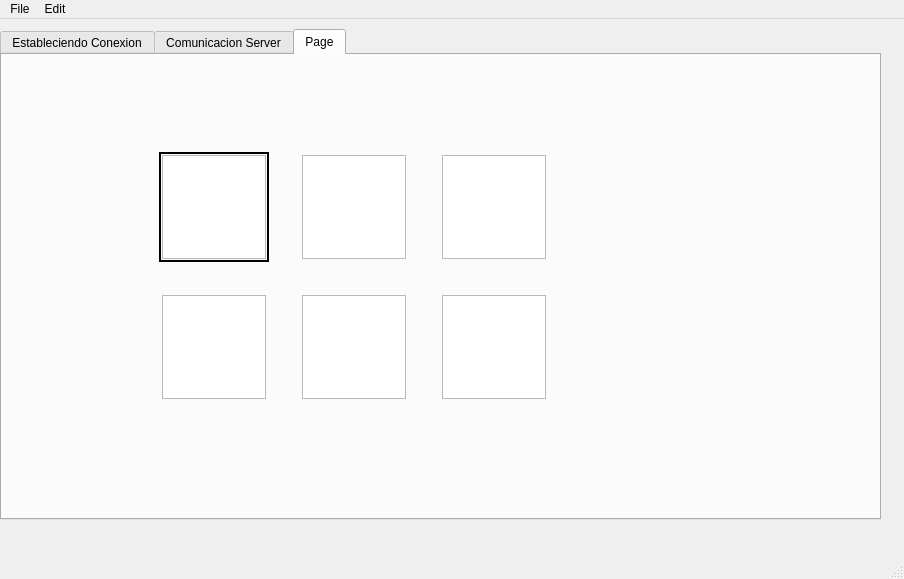
<?xml version="1.0" encoding="UTF-8"?>
<ui version="4.0">
 <class>MainWindow</class>
 <widget class="QMainWindow" name="MainWindow">
  <property name="geometry">
   <rect>
    <x>0</x>
    <y>0</y>
    <width>904</width>
    <height>579</height>
   </rect>
  </property>
  <property name="windowTitle">
   <string>Impresora 2D</string>
  </property>
  <widget class="QWidget" name="centralWidget">
   <widget class="QPushButton" name="pushButton">
    <property name="geometry">
     <rect>
      <x>-200</x>
      <y>200</y>
      <width>75</width>
      <height>23</height>
     </rect>
    </property>
    <property name="text">
     <string>PushButton</string>
    </property>
   </widget>
   <widget class="QTabWidget" name="tabWidget">
    <property name="geometry">
     <rect>
      <x>0</x>
      <y>10</y>
      <width>881</width>
      <height>491</height>
     </rect>
    </property>
    <property name="currentIndex">
     <number>2</number>
    </property>
    <property name="tabBarAutoHide">
     <bool>false</bool>
    </property>
    <widget class="QWidget" name="tab_Conexion">
     <attribute name="title">
      <string>Estableciendo Conexion</string>
     </attribute>
     <widget class="QGroupBox" name="groupBox">
      <property name="geometry">
       <rect>
        <x>60</x>
        <y>30</y>
        <width>331</width>
        <height>131</height>
       </rect>
      </property>
      <property name="sizePolicy">
       <sizepolicy hsizetype="Fixed" vsizetype="Fixed">
        <horstretch>0</horstretch>
        <verstretch>0</verstretch>
       </sizepolicy>
      </property>
      <property name="minimumSize">
       <size>
        <width>300</width>
        <height>0</height>
       </size>
      </property>
      <property name="title">
       <string>Conexión</string>
      </property>
      <layout class="QFormLayout" name="formLayout">
       <property name="fieldGrowthPolicy">
        <enum>QFormLayout::ExpandingFieldsGrow</enum>
       </property>
       <item row="1" column="0">
        <widget class="QLabel" name="label_4">
         <property name="text">
          <string>Puerto Serie</string>
         </property>
        </widget>
       </item>
       <item row="1" column="1">
        <layout class="QHBoxLayout" name="horizontalLayout">
         <item>
          <widget class="QComboBox" name="comboBox_puertos">
           <property name="sizePolicy">
            <sizepolicy hsizetype="Expanding" vsizetype="Fixed">
             <horstretch>0</horstretch>
             <verstretch>0</verstretch>
            </sizepolicy>
           </property>
           <property name="editable">
            <bool>false</bool>
           </property>
          </widget>
         </item>
         <item>
          <widget class="QPushButton" name="button_refresh_ports">
           <property name="toolTip">
            <string>Refrescar puertos</string>
           </property>
           <property name="statusTip">
            <string>Refrescar puertos</string>
           </property>
           <property name="text">
            <string>Actualizar</string>
           </property>
          </widget>
         </item>
        </layout>
       </item>
       <item row="2" column="0">
        <widget class="QLabel" name="label_5">
         <property name="text">
          <string>Estado</string>
         </property>
        </widget>
       </item>
       <item row="2" column="1">
        <widget class="QLineEdit" name="edit_estado">
         <property name="alignment">
          <set>Qt::AlignCenter</set>
         </property>
         <property name="readOnly">
          <bool>true</bool>
         </property>
        </widget>
       </item>
       <item row="3" column="1">
        <widget class="QPushButton" name="button_connect">
         <property name="text">
          <string>Conectar</string>
         </property>
        </widget>
       </item>
      </layout>
     </widget>
    </widget>
    <widget class="QWidget" name="tab_ServerCom">
     <attribute name="title">
      <string>Comunicacion Server</string>
     </attribute>
     <widget class="QPlainTextEdit" name="txtReceive">
      <property name="geometry">
       <rect>
        <x>50</x>
        <y>62</y>
        <width>588</width>
        <height>191</height>
       </rect>
      </property>
      <property name="readOnly">
       <bool>true</bool>
      </property>
     </widget>
     <widget class="QWidget" name="layoutWidget">
      <property name="geometry">
       <rect>
        <x>50</x>
        <y>370</y>
        <width>591</width>
        <height>25</height>
       </rect>
      </property>
      <layout class="QHBoxLayout" name="horizontalLayout_4">
       <item>
        <widget class="QPushButton" name="btnClear">
         <property name="text">
          <string>Clear</string>
         </property>
        </widget>
       </item>
       <item>
        <spacer name="horizontalSpacer">
         <property name="orientation">
          <enum>Qt::Horizontal</enum>
         </property>
         <property name="sizeHint" stdset="0">
          <size>
           <width>40</width>
           <height>20</height>
          </size>
         </property>
        </spacer>
       </item>
       <item>
        <widget class="QPushButton" name="btnSend">
         <property name="enabled">
          <bool>false</bool>
         </property>
         <property name="text">
          <string>Send</string>
         </property>
        </widget>
       </item>
      </layout>
     </widget>
     <widget class="QPlainTextEdit" name="txtSend">
      <property name="geometry">
       <rect>
        <x>50</x>
        <y>260</y>
        <width>588</width>
        <height>101</height>
       </rect>
      </property>
      <property name="maximumSize">
       <size>
        <width>16777215</width>
        <height>150</height>
       </size>
      </property>
     </widget>
     <widget class="QWidget" name="layoutWidget_2">
      <property name="geometry">
       <rect>
        <x>55</x>
        <y>30</y>
        <width>581</width>
        <height>25</height>
       </rect>
      </property>
      <layout class="QHBoxLayout" name="horizontalLayout_5">
       <item>
        <widget class="QLineEdit" name="txtIP">
         <property name="text">
          <string>127.0.0.1</string>
         </property>
        </widget>
       </item>
       <item>
        <widget class="QLineEdit" name="txtPort">
         <property name="text">
          <string>3000</string>
         </property>
        </widget>
       </item>
       <item>
        <widget class="QPushButton" name="btnConnect">
         <property name="text">
          <string>Connect</string>
         </property>
        </widget>
       </item>
       <item>
        <widget class="QPushButton" name="btnListen">
         <property name="text">
          <string>Listen</string>
         </property>
        </widget>
       </item>
      </layout>
     </widget>
    </widget>
    <widget class="QWidget" name="tab">
     <attribute name="title">
      <string>Page</string>
     </attribute>
     <widget class="QGraphicsView" name="graphicsView_3">
      <property name="geometry">
       <rect>
        <x>300</x>
        <y>100</y>
        <width>104</width>
        <height>104</height>
       </rect>
      </property>
      <property name="styleSheet">
       <string notr="true">
background-image: url(:/Imagenes/flechaabajo.png);</string>
      </property>
     </widget>
     <widget class="QGraphicsView" name="graphicsView_4">
      <property name="geometry">
       <rect>
        <x>160</x>
        <y>240</y>
        <width>104</width>
        <height>104</height>
       </rect>
      </property>
      <property name="styleSheet">
       <string notr="true">background-image: url(:/Imagenes/flecha►.png);</string>
      </property>
     </widget>
     <widget class="QFrame" name="frame">
      <property name="geometry">
       <rect>
        <x>157</x>
        <y>97</y>
        <width>110</width>
        <height>110</height>
       </rect>
      </property>
      <property name="frameShape">
       <enum>QFrame::WinPanel</enum>
      </property>
      <property name="frameShadow">
       <enum>QFrame::Plain</enum>
      </property>
      <property name="lineWidth">
       <number>5</number>
      </property>
     </widget>
     <widget class="QGraphicsView" name="graphicsView">
      <property name="geometry">
       <rect>
        <x>160</x>
        <y>100</y>
        <width>104</width>
        <height>104</height>
       </rect>
      </property>
      <property name="styleSheet">
       <string notr="true">background-image: url(:/Imagenes/flecha.png);</string>
      </property>
     </widget>
     <widget class="QGraphicsView" name="graphicsView_2">
      <property name="geometry">
       <rect>
        <x>440</x>
        <y>100</y>
        <width>104</width>
        <height>104</height>
       </rect>
      </property>
      <property name="styleSheet">
       <string notr="true">background-image: url(:/Imagenes/flechaizquierda.png);</string>
      </property>
     </widget>
     <widget class="QGraphicsView" name="graphicsView_6">
      <property name="geometry">
       <rect>
        <x>440</x>
        <y>240</y>
        <width>104</width>
        <height>104</height>
       </rect>
      </property>
      <property name="styleSheet">
       <string notr="true">background-image: url(:/Imagenes/lapiz arriba.jpg);</string>
      </property>
     </widget>
     <widget class="QGraphicsView" name="graphicsView_5">
      <property name="geometry">
       <rect>
        <x>300</x>
        <y>240</y>
        <width>104</width>
        <height>104</height>
       </rect>
      </property>
      <property name="styleSheet">
       <string notr="true">background-image: url(:/Imagenes/lapiz abajo.jpg);</string>
      </property>
     </widget>
    </widget>
   </widget>
   <zorder>tabWidget</zorder>
   <zorder>pushButton</zorder>
  </widget>
  <widget class="QMenuBar" name="menuBar">
   <property name="geometry">
    <rect>
     <x>0</x>
     <y>0</y>
     <width>904</width>
     <height>20</height>
    </rect>
   </property>
   <widget class="QMenu" name="menuFile">
    <property name="title">
     <string>File</string>
    </property>
    <addaction name="actionNew"/>
    <addaction name="actionOpen"/>
    <addaction name="actionSave"/>
    <addaction name="actionSave_As"/>
   </widget>
   <widget class="QMenu" name="menuEdit">
    <property name="title">
     <string>Edit</string>
    </property>
    <addaction name="actionCopy"/>
    <addaction name="actionCut"/>
    <addaction name="actionPaste"/>
    <addaction name="separator"/>
    <addaction name="actionUndo"/>
    <addaction name="actionRedo"/>
   </widget>
   <addaction name="menuFile"/>
   <addaction name="menuEdit"/>
  </widget>
  <widget class="QStatusBar" name="statusBar"/>
  <action name="actionNew">
   <property name="icon">
    <iconset>
     <normaloff>:/Images/new.png</normaloff>:/Images/new.png</iconset>
   </property>
   <property name="text">
    <string>New</string>
   </property>
  </action>
  <action name="actionOpen">
   <property name="icon">
    <iconset>
     <normaloff>:/Images/open.png</normaloff>:/Images/open.png</iconset>
   </property>
   <property name="text">
    <string>Open</string>
   </property>
  </action>
  <action name="actionSave">
   <property name="icon">
    <iconset>
     <normaloff>:/Images/save.png</normaloff>:/Images/save.png</iconset>
   </property>
   <property name="text">
    <string>Save</string>
   </property>
  </action>
  <action name="actionSave_As">
   <property name="icon">
    <iconset>
     <normaloff>:/Images/Save As.png</normaloff>:/Images/Save As.png</iconset>
   </property>
   <property name="text">
    <string>Save As</string>
   </property>
  </action>
  <action name="actionCopy">
   <property name="icon">
    <iconset>
     <normaloff>:/Images/copy.png</normaloff>:/Images/copy.png</iconset>
   </property>
   <property name="text">
    <string>Copy</string>
   </property>
  </action>
  <action name="actionCut">
   <property name="icon">
    <iconset>
     <normaloff>:/Images/cut.png</normaloff>:/Images/cut.png</iconset>
   </property>
   <property name="text">
    <string>Cut</string>
   </property>
  </action>
  <action name="actionPaste">
   <property name="icon">
    <iconset>
     <normaloff>:/Images/paste.ico</normaloff>:/Images/paste.ico</iconset>
   </property>
   <property name="text">
    <string>Paste</string>
   </property>
  </action>
  <action name="actionUndo">
   <property name="icon">
    <iconset>
     <normaloff>:/Images/Deshacer.png</normaloff>:/Images/Deshacer.png</iconset>
   </property>
   <property name="text">
    <string>Undo</string>
   </property>
  </action>
  <action name="actionRedo">
   <property name="icon">
    <iconset>
     <normaloff>:/Images/Rehacer.png</normaloff>:/Images/Rehacer.png</iconset>
   </property>
   <property name="text">
    <string>Redo</string>
   </property>
  </action>
 </widget>
 <layoutdefault spacing="6" margin="11"/>
 <resources/>
 <connections/>
</ui>
